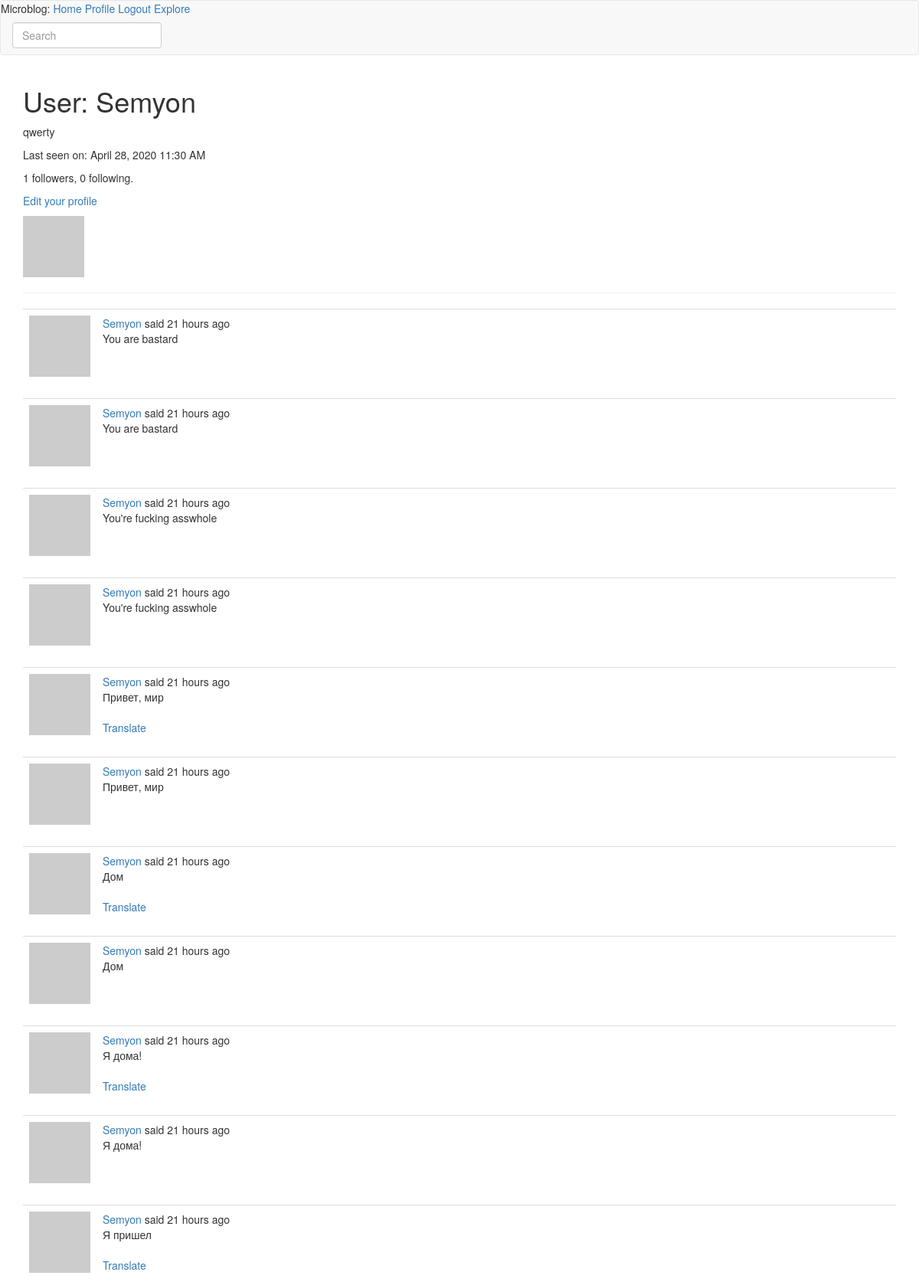
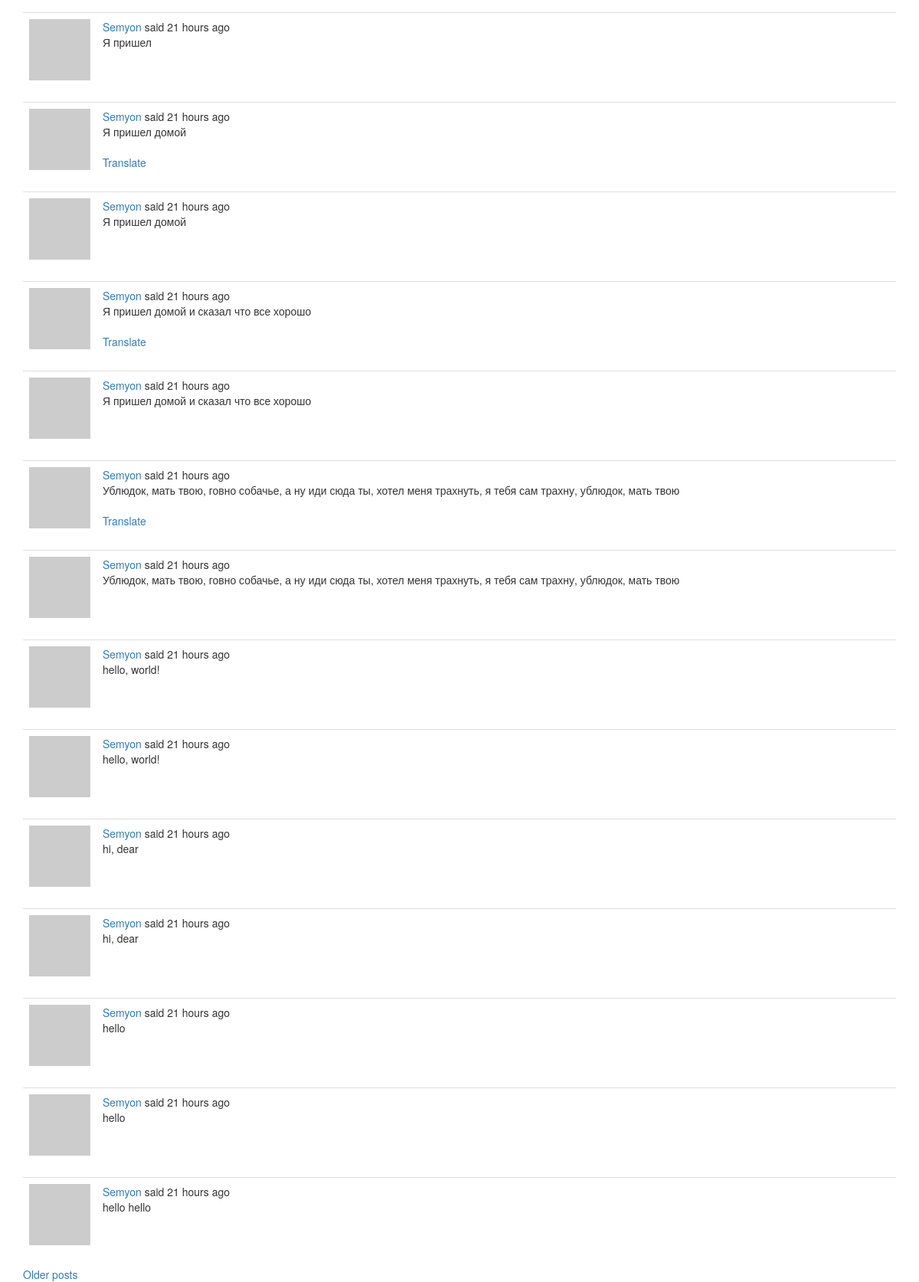
Page /user/Semyon (signed in) on the committed database (2 pictures, top to bottom).
### app/models.py (models this page shows, shortened)
class User(UserMixin, db.Model):
    id = db.Column(db.Integer, primary_key=True)
    username = db.Column(db.String(64), index=True, unique=True)
    email = db.Column(db.String(120), index=True, unique=True)
    password_hash = db.Column(db.String(128))
    posts = db.relationship('Post', backref='author', lazy='dynamic')
    about_me = db.Column(db.String(128))
    last_seen = db.Column(db.DateTime, default=datetime.utcnow)
    followed = db.relationship(
        'User', secondary=followers,
        primaryjoin=(followers.c.follower_id == id),
        secondaryjoin=(followers.c.followed_id == id),
        backref=db.backref('followers', lazy='dynamic'), lazy='dynamic')
    def avatar(self, size):
        digest = md5(self.email.lower().encode('utf-8')).hexdigest()
        return 'https://www.gravatar.com/avatar/{}?d=identicon&s={}'.format(digest, size)

class SearchableMixin(object):
    @classmethod
    def before_commit(cls, session):
        session._changes = {
            'add': list(session.new),
            'update': list(session.dirty),
            'delete': list(session.deleted)
        }
    @classmethod
    def after_commit(cls, session):
        for obj in session._changes['add']:
            if isinstance(obj, SearchableMixin):
                add_to_index(obj.__tablename__, obj)
        for obj in session._changes['update']:
            if isinstance(obj, SearchableMixin):
                add_to_index(obj.__tablename__, obj)
        for obj in session._changes['delete']:
            if isinstance(obj, SearchableMixin):
                remove_from_index(obj.__tablename__, obj)
        session._changes = None

class Post(SearchableMixin, db.Model):
    id = db.Column(db.Integer, primary_key=True)
    language = db.Column(db.String(5))
    body = db.Column(db.String(140))
    timestamp = db.Column(db.DateTime, index=True, default=datetime.utcnow)
    user_id = db.Column(db.Integer, db.ForeignKey('user.id'))
    __searchable__ = ['body']

### app/main/routes.py (the view)
@bp.route('/user/<username>')
@login_required
def user(username):
    user = User.query.filter_by(username=username).first_or_404()
    page = request.args.get('page', 1, type=int)
    posts = user.posts.order_by(Post.timestamp.desc()).paginate(page, current_app.config['POSTS_PER_PAGE'], False)
    next_url = url_for('main.user', username=user.username, page=posts.next_num) if posts.has_next else None
    prev_url = url_for('main.user', username=user.username, page=posts.prev_num) if posts.has_prev else None
    return render_template('user.html', user=user, posts=posts.items, next_url = next_url, prev_url = prev_url)

### app/main/forms.py
class SearchForm(FlaskForm):
    q = StringField(_l('Search'), validators=[DataRequired()])
    def __init__(self, *args, **kwargs):
        if 'formdata' not in kwargs:
            kwargs['formdata'] = request.args
        if 'csrf_enabled' not in kwargs:
            kwargs['csrf_enabled'] = False
        super(SearchForm, self).__init__(*args, **kwargs)

### app/main/routes.py (called while the page is built)
@bp.before_request
def before_request():
    if current_user.is_authenticated:
        current_user.last_seen = datetime.utcnow()
        db.session.commit()
        g.search_form = SearchForm()
    g.locale = str(get_locale())

### app/models.py (called while the page is built)
@login.user_loader
def load_user(id):
    return User.query.get(int(id))

### app/templates/user.html (shortened to what this page needs)
{% extends "base.html" %}
{% block app_content %}
    <table>
        <tr valign="top">
            <td><img src="{{ user.avatar(128) }}"></td>
            <h1>{{_('User: %(username)s', username = user.username)}}</h1>
            {% if user.about_me %}<p>{{ user.about_me }}</p>{% endif %}
            {% if user.last_seen %}
            <p>{{_('Last seen on: %(moment)s', moment=moment(user.last_seen).format('LLL')) }}</p>
            {% endif %}
            <p>{{ user.followers.count() }} followers, {{ user.followed.count() }} following.</p>
            {% if user == current_user %}
            <p><a href="{{ url_for('main.edit_profile') }}">{{_('Edit your profile')}}</a></p>
            {% elif not current_user.is_following(user) %}
            <p><a href="{{ url_for('main.follow', username=user.username) }}">{{_('Follow')}}</a></p>
            {% else %}
            <p><a href="{{ url_for('main.unfollow', username=user.username) }}">{{_('Unfollow')}}</a></p>
            {% endif %}
        </tr>
    </table>
    <hr>
    {% for post in posts %}
        {% include "_post.html" %}
    {% endfor %}
    {% if next_url %}
        <a href="{{ next_url }}">{{_('Older posts')}}</a>
    {% endif %}
{% endblock %}

### app/templates/_post.html (shortened to what this page needs)
<table class="table table-hover">
    <tr>
        <td width="70px">
            <a href="{{ url_for('main.user', username=post.author.username) }}">
                <img src="{{ post.author.avatar(70) }}" />
            </a>
        </td>
        <td>
            {{ _('%(username)s said %(when)s', username=user_link, when=moment(post.timestamp).fromNow()) }}
            <br>
            <span id="post{{ post.id }}">{{ post.body }}</span>
            {% if post.language and post.language != g.locale %}
            <br><br>
                <span id="translation{{ post.id }}">
                    <a href="javascript:translate(
                                '#post{{ post.id }}',
                                '#translation{{ post.id }}',
                                '{{ post.language }}',
                                '{{ g.locale }}');">{{ _('Translate') }}</a>
                </span>
            {% endif %}
        </td>
    </tr>
</table>

### rows in the picture
User: about_me "qwerty"
Post: body "You are bastard"
Post: body "You are bastard"
Post: body "You're fucking asswhole"
Post: body "You're fucking asswhole"
Post: body "Привет, мир"
Post: body "Привет, мир"
Post: body "Дом"
Post: body "Дом"
Post: body "Я дома!"
Post: body "Я дома!"
Post: body "Я пришел"
Post: body "Я пришел"
Post: body "Я пришел домой"
Post: body "Я пришел домой"
Post: body "Я пришел домой и сказал что все хорошо"
Post: body "Я пришел домой и сказал что все хорошо"
Post: body "Ублюдок, мать твою, говно собачье, а ну иди сюда ты, хотел меня трахнуть, я тебя сам трахну, ублюдок, мать твою"
Post: body "Ублюдок, мать твою, говно собачье, а ну иди сюда ты, хотел меня трахнуть, я тебя сам трахну, ублюдок, мать твою"
Post: body "hello, world!"
Post: body "hello, world!"
Post: body "hi, dear"
Post: body "hi, dear"
Post: body "hello"
Post: body "hello"
Post: body "hello hello"

### other values in the picture
{{ user.followers.count() }} "1"
{{ user.followed.count() }} "0"
